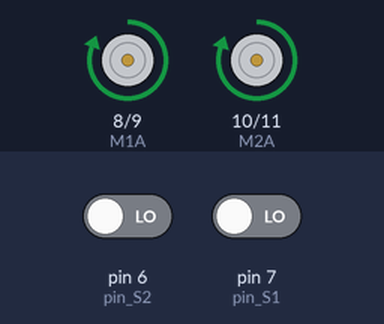
Bench run of a sketch on a simulated Arduino Uno, built with avr-gcc and run on an emulated ATmega328P. On the bench: motor-driver pin pairs drawn as motors (green arrow = first pin HIGH = forward, orange = second pin HIGH = backward, longer = more drive). Inputs (shaded band) come from the test bench; at power-on: pin 6 (pin_S2) LOW, pin 7 (pin_S1) LOW.

Above: at 1.0 s.
At 3.0 s:
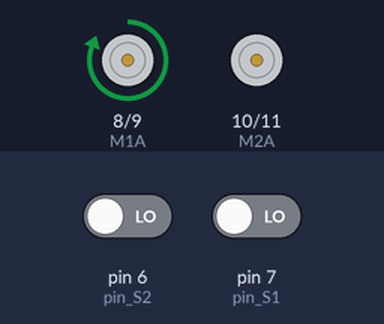
At 5.0 s:
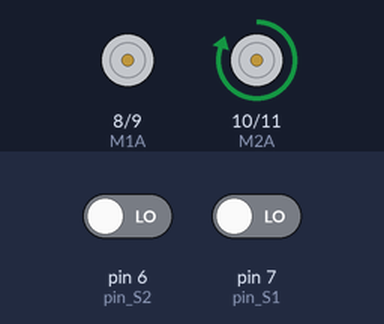
At 11.0 s:
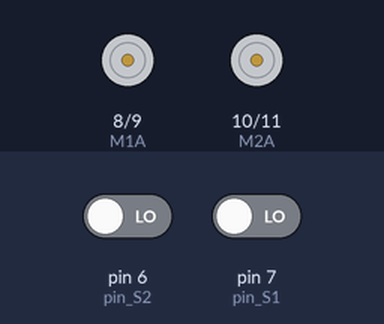
Timing chart, 0 to 15.6 s (numbered marks = the images above):
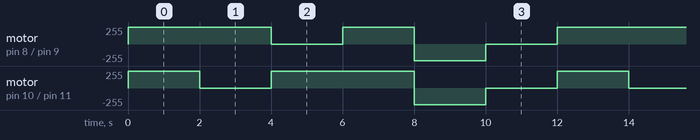

The sketch:

segueLinha.ino
```cpp
//Definição dos pinos de controle do motor
#define M1A 8 // Pino_Velocidade 1º Motor ( 0 a 255)_ Porta ATV_A ponte H;
#define M1B 9 //Pino_Velocidade 2º Motor ( 0 a 255) _ Porta ATV_B ponte H;
#define M2A 10 //Pino_Direção do 1º Motor: Para frente / Para trás (HIGH ou LOW)_ porta IN1 ponte H;
#define M2B 11 //Pino_Direção do 2º Motor: Para frente / Para trás (HIGH ou LOW)_ porta IN3 ponte H;
//Definição dos pinos dos sensores
#define pin_S1 7
#define pin_S2 6
bool Sensor1 = 0;
bool Sensor2 = 0;
//variável responsável por controlar a velocidade dos motores
int velocidade = 254;
void setup(){
  //Setamos os pinos de controle dos motores como saída
  pinMode(M1A, OUTPUT);
  pinMode(M1B, OUTPUT);
  pinMode(M2A, OUTPUT);
  pinMode(M2B, OUTPUT);
  //Setamos a direção inicial do motor como 0, isso fará com que ambos os motores girem para frente
  digitalWrite(M1A, LOW);
  digitalWrite(M1B, LOW);
  digitalWrite(M2A, LOW);
  digitalWrite(M2B, LOW);

  //Setamos os pinos dos sensores como entrada
  pinMode(pin_S1, INPUT);
  pinMode(pin_S2, INPUT);
}
void loop(){
   //Neste processo armazenamos o valor lido pelo sensor na variável que armazena tais dados.
  Sensor1 = digitalRead(pin_S1);
  Sensor2 = digitalRead(pin_S2);
  analogWrite(M1A, velocidade); // Ambos motores ligam na mesma velocidade
  analogWrite(M2A, velocidade);
  delay(2000);
  analogWrite(M1A, velocidade); // Ambos motores ligam na mesma velocidade
  digitalWrite(M2A, LOW);
  delay(2000);
  analogWrite(M2A, velocidade); // Ambos motores ligam na mesma velocidade
  digitalWrite(M1A, LOW);
  delay(2000);
  analogWrite(M1A, velocidade); // Ambos motores ligam na mesma velocidade
  analogWrite(M2A, velocidade);
  delay(2000);
  analogWrite(M1B, velocidade); // Ambos motores ligam na mesma velocidade
  analogWrite(M2B, velocidade);
  digitalWrite(M1A, LOW);
  digitalWrite(M2A, LOW);
  delay(2000);
  digitalWrite(M1A, LOW);
  digitalWrite(M2A, LOW);
  digitalWrite(M1B, LOW);
  digitalWrite(M2B, LOW);
  delay(2000);


  //Aqui está toda a lógica de comportamento do robô: Para a cor branca atribuímos o valor 0 e, para a cor preta, o valor 1.
//  if((Sensor1 == 0) && (Sensor2 == 0)){ // Se detectar na extremidade das faixas duas cores brancas
//    analogWrite(M1, velocidade); // Ambos motores ligam na mesma velocidade
//    analogWrite(M2, velocidade);
//    }
//  if((Sensor1 == 1) && (Sensor2 == 0)){ // Se detectar um lado preto e o outro branco
//    analogWrite(M1, 0); // O motor 1 desliga
//    analogWrite(M2, velocidade); // O motor 2 fica ligado, fazendo assim o carrinho virar
//  }
//  if((Sensor1 == 0) && (Sensor2 == 1)){ // Se detectar um lado branco e o outro preto
//    analogWrite(M1, velocidade); //O motor 1 fica ligado
//    analogWrite(M2, 0); // O motor 2 desliga, fazendo assim o carrinho virar no outro sentido
//  }
}
```

Measured:
- by itself, motor on pin 8 (M1A) / pin 9 (M1B): repeats every 12.0 s: stopped 2.0 s, forward 255/255 2.0 s, backward 254/255 2.0 s, stopped 2.0 s, forward 255/255 4.0 s
- by itself, motor on pin 10 (M2A) / pin 11 (M2B): repeats every 12.0 s: stopped 2.0 s, forward 254/255 4.0 s, backward 254/255 2.0 s, stopped 2.0 s, forward 254/255 2.0 s
